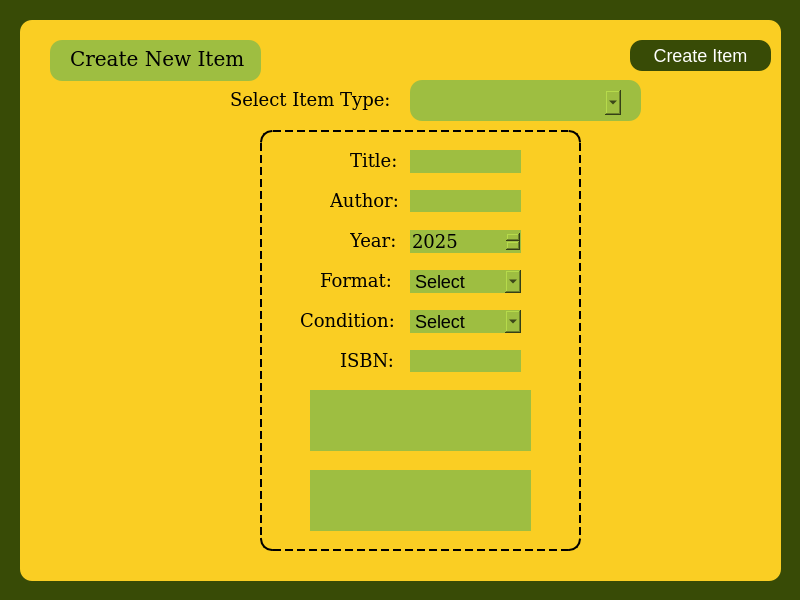
<?xml version="1.0" encoding="UTF-8"?>
<ui version="4.0">
 <class>createitempage</class>
 <widget class="QWidget" name="createitempage">
  <property name="geometry">
   <rect>
    <x>0</x>
    <y>0</y>
    <width>800</width>
    <height>600</height>
   </rect>
  </property>
  <property name="windowTitle">
   <string>Form</string>
  </property>
  <widget class="QWidget" name="widget" native="true">
   <property name="geometry">
    <rect>
     <x>0</x>
     <y>0</y>
     <width>801</width>
     <height>601</height>
    </rect>
   </property>
   <property name="styleSheet">
    <string notr="true">background-color: #384b06;
font: 12pt &quot;DejaVu Serif&quot;;</string>
   </property>
   <widget class="QFrame" name="frame">
    <property name="geometry">
     <rect>
      <x>20</x>
      <y>20</y>
      <width>761</width>
      <height>561</height>
     </rect>
    </property>
    <property name="styleSheet">
     <string notr="true">background-color: #face23;
border-radius: 12px;

</string>
    </property>
    <widget class="QLabel" name="label_2">
     <property name="geometry">
      <rect>
       <x>210</x>
       <y>70</y>
       <width>171</width>
       <height>20</height>
      </rect>
     </property>
     <property name="font">
      <font>
       <family>DejaVu Serif</family>
       <pointsize>-1</pointsize>
       <weight>50</weight>
       <italic>false</italic>
       <bold>false</bold>
      </font>
     </property>
     <property name="styleSheet">
      <string notr="true">font-size: 18px;</string>
     </property>
     <property name="text">
      <string>Select Item Type:</string>
     </property>
    </widget>
    <widget class="QWidget" name="widget_2" native="true">
     <property name="geometry">
      <rect>
       <x>390</x>
       <y>60</y>
       <width>231</width>
       <height>41</height>
      </rect>
     </property>
     <property name="styleSheet">
      <string notr="true">background-color: #9ebe41;</string>
     </property>
     <widget class="QComboBox" name="comboBox">
      <property name="geometry">
       <rect>
        <x>10</x>
        <y>10</y>
        <width>201</width>
        <height>25</height>
       </rect>
      </property>
      <property name="styleSheet">
       <string notr="true"/>
      </property>
     </widget>
    </widget>
    <widget class="QPushButton" name="createItemButton">
     <property name="geometry">
      <rect>
       <x>610</x>
       <y>20</y>
       <width>141</width>
       <height>31</height>
      </rect>
     </property>
     <property name="styleSheet">
      <string notr="true">background-color: #384b06;
font-size: 18px;
color: white;
</string>
     </property>
     <property name="text">
      <string>Create Item</string>
     </property>
    </widget>
    <widget class="QWidget" name="commonFieldsContainer" native="true">
     <property name="geometry">
      <rect>
       <x>270</x>
       <y>120</y>
       <width>261</width>
       <height>241</height>
      </rect>
     </property>
     <property name="styleSheet">
      <string notr="true"/>
     </property>
     <widget class="QLabel" name="label_3">
      <property name="geometry">
       <rect>
        <x>60</x>
        <y>10</y>
        <width>48</width>
        <height>22</height>
       </rect>
      </property>
      <property name="font">
       <font>
        <family>DejaVu Serif</family>
        <pointsize>-1</pointsize>
        <weight>50</weight>
        <italic>false</italic>
        <bold>false</bold>
       </font>
      </property>
      <property name="styleSheet">
       <string notr="true">font-size: 18px;</string>
      </property>
      <property name="text">
       <string>Title:</string>
      </property>
     </widget>
     <widget class="QLineEdit" name="titleInput">
      <property name="geometry">
       <rect>
        <x>120</x>
        <y>10</y>
        <width>111</width>
        <height>23</height>
       </rect>
      </property>
      <property name="styleSheet">
       <string notr="true">font-size: 18px;
background-color: #9ebe41;
border-radius: 20px;</string>
      </property>
     </widget>
     <widget class="QLabel" name="label_4">
      <property name="geometry">
       <rect>
        <x>40</x>
        <y>50</y>
        <width>69</width>
        <height>22</height>
       </rect>
      </property>
      <property name="font">
       <font>
        <family>DejaVu Serif</family>
        <pointsize>-1</pointsize>
        <weight>50</weight>
        <italic>false</italic>
        <bold>false</bold>
       </font>
      </property>
      <property name="styleSheet">
       <string notr="true">font-size: 18px;</string>
      </property>
      <property name="text">
       <string>Author:</string>
      </property>
     </widget>
     <widget class="QLineEdit" name="authorInput">
      <property name="geometry">
       <rect>
        <x>120</x>
        <y>50</y>
        <width>111</width>
        <height>22</height>
       </rect>
      </property>
      <property name="styleSheet">
       <string notr="true">font-size: 18px;
background-color: #9ebe41;
border-radius: 20px;</string>
      </property>
     </widget>
     <widget class="QLabel" name="label_5">
      <property name="geometry">
       <rect>
        <x>60</x>
        <y>90</y>
        <width>47</width>
        <height>22</height>
       </rect>
      </property>
      <property name="font">
       <font>
        <family>DejaVu Serif</family>
        <pointsize>-1</pointsize>
        <weight>50</weight>
        <italic>false</italic>
        <bold>false</bold>
       </font>
      </property>
      <property name="styleSheet">
       <string notr="true">font-size: 18px;</string>
      </property>
      <property name="text">
       <string>Year:</string>
      </property>
     </widget>
     <widget class="QLabel" name="label_6">
      <property name="geometry">
       <rect>
        <x>50</x>
        <y>210</y>
        <width>54</width>
        <height>22</height>
       </rect>
      </property>
      <property name="font">
       <font>
        <family>DejaVu Serif</family>
        <pointsize>-1</pointsize>
        <weight>50</weight>
        <italic>false</italic>
        <bold>false</bold>
       </font>
      </property>
      <property name="styleSheet">
       <string notr="true">font-size: 18px;</string>
      </property>
      <property name="text">
       <string>ISBN:</string>
      </property>
     </widget>
     <widget class="QLineEdit" name="isbnInput">
      <property name="geometry">
       <rect>
        <x>120</x>
        <y>210</y>
        <width>111</width>
        <height>22</height>
       </rect>
      </property>
      <property name="styleSheet">
       <string notr="true">font-size: 18px;
background-color: #9ebe41;
border-radius: 20px;</string>
      </property>
     </widget>
     <widget class="QLabel" name="label_7">
      <property name="geometry">
       <rect>
        <x>30</x>
        <y>130</y>
        <width>72</width>
        <height>22</height>
       </rect>
      </property>
      <property name="font">
       <font>
        <family>DejaVu Serif</family>
        <pointsize>-1</pointsize>
        <weight>50</weight>
        <italic>false</italic>
        <bold>false</bold>
       </font>
      </property>
      <property name="styleSheet">
       <string notr="true">font-size: 18px;</string>
      </property>
      <property name="text">
       <string>Format:</string>
      </property>
     </widget>
     <widget class="QLabel" name="label_8">
      <property name="geometry">
       <rect>
        <x>10</x>
        <y>170</y>
        <width>95</width>
        <height>22</height>
       </rect>
      </property>
      <property name="font">
       <font>
        <family>DejaVu Serif</family>
        <pointsize>-1</pointsize>
        <weight>50</weight>
        <italic>false</italic>
        <bold>false</bold>
       </font>
      </property>
      <property name="styleSheet">
       <string notr="true">font-size: 18px;</string>
      </property>
      <property name="text">
       <string>Condition:</string>
      </property>
     </widget>
     <widget class="QSpinBox" name="yearInput">
      <property name="geometry">
       <rect>
        <x>120</x>
        <y>90</y>
        <width>111</width>
        <height>23</height>
       </rect>
      </property>
      <property name="font">
       <font>
        <family>DejaVu Serif</family>
        <pointsize>-1</pointsize>
        <weight>50</weight>
        <italic>false</italic>
        <bold>false</bold>
       </font>
      </property>
      <property name="styleSheet">
       <string notr="true">font-size: 18px;
background-color: #9ebe41;
border-radius: 20px;</string>
      </property>
      <property name="minimum">
       <number>1000</number>
      </property>
      <property name="maximum">
       <number>2100</number>
      </property>
      <property name="value">
       <number>2025</number>
      </property>
     </widget>
     <widget class="QComboBox" name="formatInput">
      <property name="geometry">
       <rect>
        <x>120</x>
        <y>130</y>
        <width>111</width>
        <height>23</height>
       </rect>
      </property>
      <property name="styleSheet">
       <string notr="true">font-size: 18px;
background-color: #9ebe41;
border-radius: 20px;</string>
      </property>
      <item>
       <property name="text">
        <string>Select</string>
       </property>
      </item>
      <item>
       <property name="text">
        <string>Hardcover</string>
       </property>
      </item>
      <item>
       <property name="text">
        <string>Paperback</string>
       </property>
      </item>
      <item>
       <property name="text">
        <string>Magazine</string>
       </property>
      </item>
      <item>
       <property name="text">
        <string>Blu-ray</string>
       </property>
      </item>
      <item>
       <property name="text">
        <string>DVD</string>
       </property>
      </item>
      <item>
       <property name="text">
        <string>PC</string>
       </property>
      </item>
      <item>
       <property name="text">
        <string>PlayStation</string>
       </property>
      </item>
      <item>
       <property name="text">
        <string>Xbox</string>
       </property>
      </item>
      <item>
       <property name="text">
        <string>Nintendo Switch</string>
       </property>
      </item>
     </widget>
     <widget class="QComboBox" name="conditionInput">
      <property name="geometry">
       <rect>
        <x>120</x>
        <y>170</y>
        <width>111</width>
        <height>23</height>
       </rect>
      </property>
      <property name="styleSheet">
       <string notr="true">font-size: 18px;
background-color: #9ebe41;
border-radius: 20px;</string>
      </property>
      <item>
       <property name="text">
        <string>Select</string>
       </property>
      </item>
      <item>
       <property name="text">
        <string>New</string>
       </property>
      </item>
      <item>
       <property name="text">
        <string>Excellent</string>
       </property>
      </item>
      <item>
       <property name="text">
        <string>Good</string>
       </property>
      </item>
      <item>
       <property name="text">
        <string>Fair</string>
       </property>
      </item>
      <item>
       <property name="text">
        <string>Poor</string>
       </property>
      </item>
     </widget>
    </widget>
    <widget class="QWidget" name="dynamicContainer1" native="true">
     <property name="geometry">
      <rect>
       <x>290</x>
       <y>370</y>
       <width>221</width>
       <height>61</height>
      </rect>
     </property>
     <property name="styleSheet">
      <string notr="true">font-size: 18px;
background-color: #9ebe41;
border-radius: 0px;
</string>
     </property>
    </widget>
    <widget class="QWidget" name="dynamicContainer2" native="true">
     <property name="geometry">
      <rect>
       <x>290</x>
       <y>450</y>
       <width>221</width>
       <height>61</height>
      </rect>
     </property>
     <property name="styleSheet">
      <string notr="true">font-size: 18px;
background-color: #9ebe41;
border-radius: 0px;
</string>
     </property>
    </widget>
    <widget class="QWidget" name="widget_3" native="true">
     <property name="geometry">
      <rect>
       <x>30</x>
       <y>20</y>
       <width>211</width>
       <height>41</height>
      </rect>
     </property>
     <property name="styleSheet">
      <string notr="true">background-color: #9ebe41;</string>
     </property>
     <widget class="QLabel" name="label">
      <property name="geometry">
       <rect>
        <x>20</x>
        <y>10</y>
        <width>181</width>
        <height>17</height>
       </rect>
      </property>
      <property name="font">
       <font>
        <family>DejaVu Serif</family>
        <pointsize>-1</pointsize>
        <weight>50</weight>
        <italic>false</italic>
        <bold>false</bold>
       </font>
      </property>
      <property name="styleSheet">
       <string notr="true">font-size: 20px;

background-color: none;</string>
      </property>
      <property name="text">
       <string>Create New Item</string>
      </property>
     </widget>
    </widget>
    <widget class="QWidget" name="widget_4" native="true">
     <property name="geometry">
      <rect>
       <x>240</x>
       <y>110</y>
       <width>321</width>
       <height>421</height>
      </rect>
     </property>
     <property name="styleSheet">
      <string notr="true">background-colour: none;
border: 2px dashed #000000;</string>
     </property>
    </widget>
    <zorder>widget_4</zorder>
    <zorder>widget_3</zorder>
    <zorder>widget_2</zorder>
    <zorder>label_2</zorder>
    <zorder>createItemButton</zorder>
    <zorder>commonFieldsContainer</zorder>
    <zorder>dynamicContainer1</zorder>
    <zorder>dynamicContainer2</zorder>
   </widget>
  </widget>
 </widget>
 <resources/>
 <connections/>
</ui>
